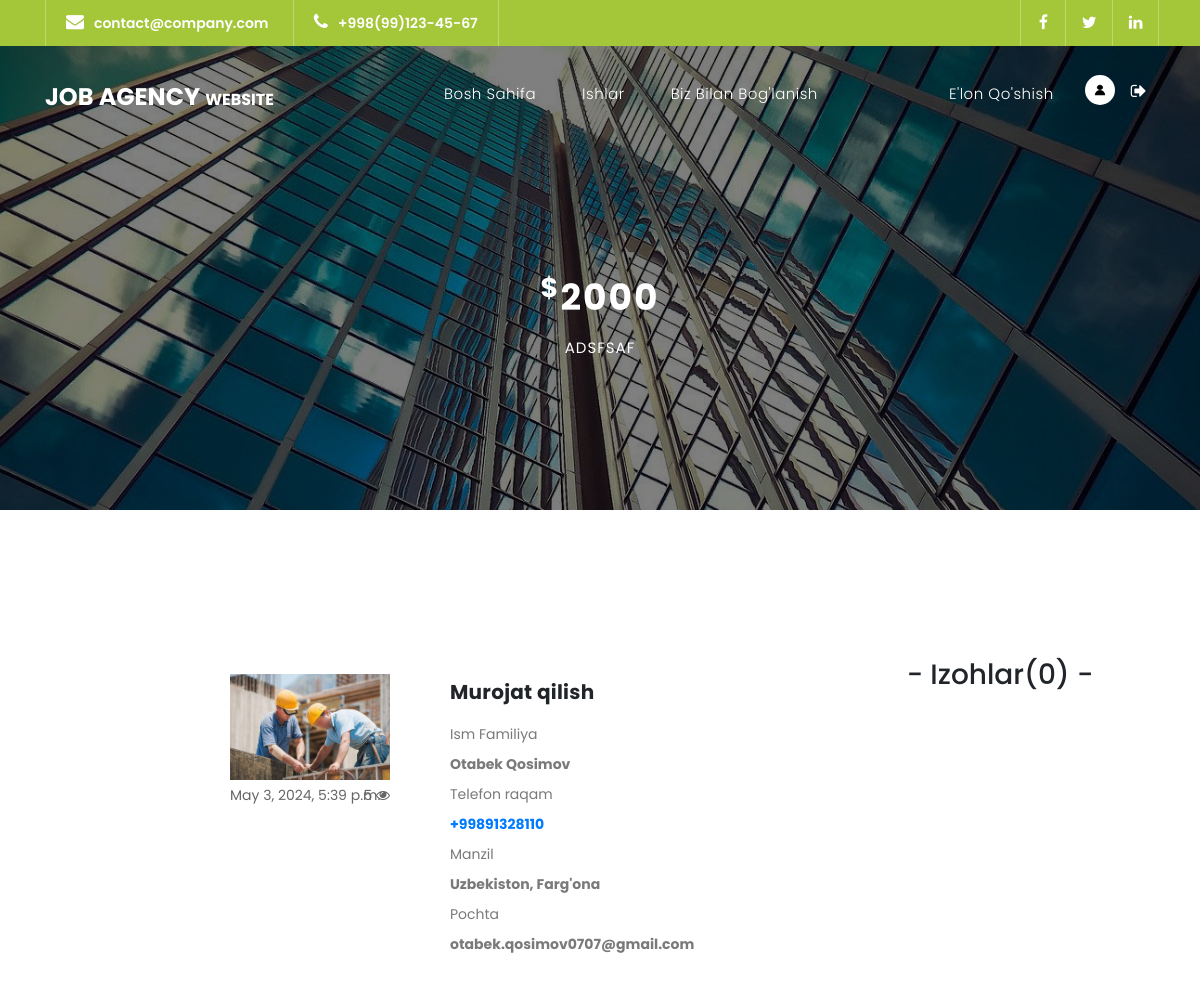
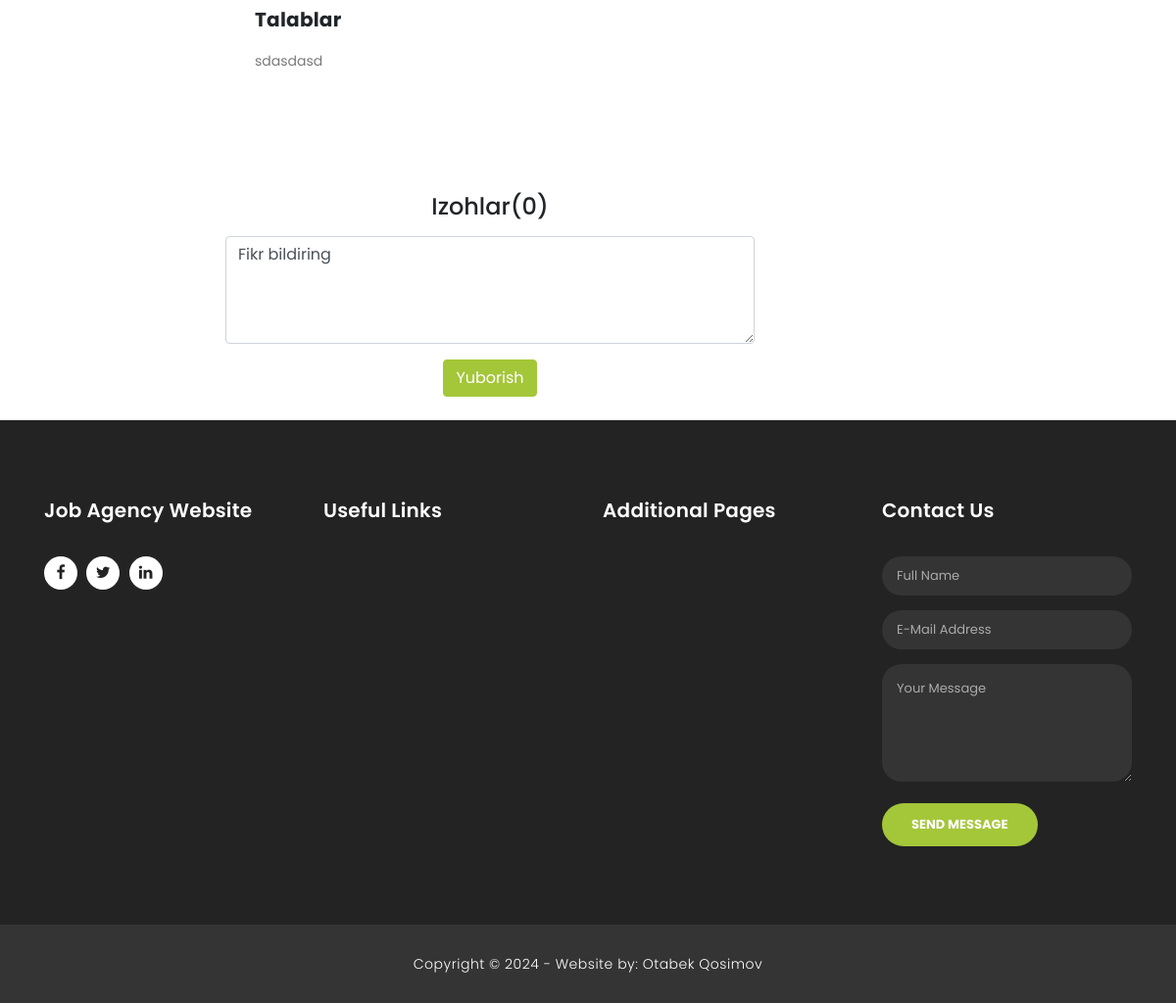
Page /job-detail/10/ (signed in) on the committed database (2 pictures, top to bottom).
### jobs/models.py (models this page shows, shortened)
class Jobs(models.Model):
    name = models.CharField(max_length=100, verbose_name="ish")
    category = models.ForeignKey(Category, on_delete=models.CASCADE, verbose_name="Yo'nalish")
    deman = models.TextField(verbose_name="Talab")
    salary = models.IntegerField(verbose_name="Maosh")
    author = models.ForeignKey(User, on_delete=models.CASCADE, verbose_name="Muallif")
    views = models.IntegerField(default=0)
    created = models.DateTimeField(auto_now_add=True)
    updated = models.DateTimeField(auto_now=True)

class Category(models.Model):
    name = models.CharField(max_length=50, verbose_name="Yo'nalish")
    photo = models.ImageField(upload_to='jobs_photo/')

class UserProfile(models.Model):
    user = models.OneToOneField(User, on_delete=models.CASCADE)
    addres = models.CharField(max_length=100, verbose_name="Manzil", null=True, blank=True)
    phone = models.CharField(max_length=14, verbose_name="Telefon raqam", null=True, blank=True)
    email = models.CharField(max_length=50, null=True, blank=True)
    photo = models.ImageField(upload_to='profile/', null=True, blank=True)

### jobs/views.py (the view, shortened to what this page needs)
# urls.py: path('job-detail/<int:id>/', job_detail, name='job-detail'),
def job_detail(request, id):
    job = Jobs.objects.get(id=id)
    comments = Comments.objects.filter(job=job)
    user = User.objects.get(username=request.user.username)
    user1 = UserProfile.objects.get(user=user)
    job.views += 1
    job.save()
    ctx = {
        'job': job,
        'comments': comments,
        'user': user,
        'user1': user1,
        'title': job.name
    }
    return render(request, 'jobs/job-details.html', ctx)

### templates/jobs/job-details.html (shortened to what this page needs)
{% extends 'base.html' %}
{% block content %}
<div class="page-heading header-text">
    <div class="container">
        <div class="row">
            <div class="col-md-12">
                <h1><sup>$</sup>{{job.salary}} </h1>
                <span>{{job.name}}</span>
            </div>
        </div>
    </div>
</div>
<div class="d-flex justify-content-between">
    <div class="col-6" style="margin-left: 200px;">
        <div class="services">
            <div class="container">
                <div class="row">
                    <div class="col-md-4">
                        <br>
                        <div>
                            <img src="{{ job.category.photo.url }}" alt="" class="img-fluid wc-image">
                            <div>
                                <p>{{job.updated}}</p>
                            </div>
                            <div style="text-align: right; margin-top:-30px;">
                                <p>
                                {{job.views}}
                                    <i class="fa fa-eye"></i></p>
                            </div>
                        </div>
                        <br>
                    </div>
                    <div class="col-lg-4" style="margin-right: -100px;">
                        <div class="tabs-content">
                            <h4>Murojat qilish</h4>
                            <p>
                                <span>Ism Familiya</span>
                                <br>
                                <strong>{{user.first_name}} {{user.last_name}}</strong>
                            </p>
                            <p>
                                <span>Telefon raqam</span>
                                <br>
                                <strong>
                                    <a href="tel:{{user1.phone}}">{{user1.phone}}</a>
                                </strong>
                            </p>
                            <p>
                                <span>Manzil</span>
                                <br>
                                <strong>
                                    <a>{{user1.addres}}</a>
                                </strong>
                            </p>
                            <p>
                                <span>Pochta</span>
                                <br>
                                <strong>
                                    <a>{{user1.email}}</a>
                                </strong>
                            </p>
                        </div>
                    </div>
                </div>
                <br>
                <div class="row">
                    <div class="col-lg-7">
                        <div class="tabs-content" style="display: block;">
                            <h4>Talablar</h4>
                            <p>{{job.deman}}</p>
                            <br>
                        </div>
                    </div>
                </div>
                <br>
                <br>
                <br>
                <br>
                <div>
                    <form method="post" class="text-center" style="">
                        <h4>Izohlar({{comments.all.count}})</h4>
                        <div data-mdb-input-init class="form-outline w-100 mt-3">
                <textarea class="form-control" id="textAreaExampl" name="text" rows="4"
                          style="background: #fff;">Fikr bildiring</textarea>
                        </div>
                        <div class="mt-3">
                            <button type="submit" class="btn btn-primary">Yuborish</button>
                        </div>
                    </form>
                </div>
                <br>
            </div>
        </div>
    </div>
    <div class="col-4" style="margin-top: 100px;">
        <section class="">
            <div class="container my-0  py-5">
                <div class="row d-flex justify-content-center">
                    <h3 class="text-center">- Izohlar({{comments.all.count}}) -</h3>
                    <div class="col-md-10 col-lg-8 col-xl-10">
                    </div>
                </div>
            </div>
        </section>
    </div>
</div>
{% endblock content %}

### static/assets/css/style.css (style rules this page uses)
body { font-family: 'Poppins', sans-serif; overflow-x: hidden; text-rendering: optimizeLegibility; -webkit-font-smoothing: antialiased; -moz-osx-font-smoothing: grayscale; }
p { margin-bottom: 0px; font-size: 14px; color: #666666; line-height: 30px; }
a { text-decoration: none!important; }
h1,h2,h3,h4,h5,h6 { margin: 0px; }
*, *:before, *:after { -webkit-box-sizing: border-box; box-sizing: border-box; -webkit-font-smoothing: antialiased; -moz-osx-font-smoothing: grayscale; }
.services { margin-top: 140px; }
.btn-primary { border-color: #a4c639; background-color: #a4c639; }
.page-heading { text-align: center; background-image: url(../images/banner-image-1-1920x500.jpg); background-position: center center; background-repeat: no-repeat; background-size: cover; padding: 230px 0px 150px 0px; color: #fff; position: relative; }
.page-heading .container { position: relative; z-index: 2; }
.page-heading:before { content: ''; position: absolute; top: 0; left: 0; right: 0; bottom: 0; background-color: rgba(0,0,0,0.5); z-index: 1; }
.page-heading h1 { text-transform: capitalize; font-size: 36px; font-weight: 700; letter-spacing: 2px; margin-bottom: 18px; }
.page-heading span { font-size: 15px; text-transform: uppercase; letter-spacing: 1px; color: #fff; display: block; }
.tabs-content { margin-left: 30px; text-align: left; display: inline-block; transition: all 0.3s; }
.tabs-content h4 { font-size: 20px; font-weight: 700; letter-spacing: 0.25px; margin-bottom: 15px; margin-top: 30px; }
.tabs-content p { font-size: 14px; color: #7a7a7a; margin-bottom: 0px; }

### rows in the picture
Jobs: salary "2000", name "ADSFSAF", category.photo (picture), updated "May 3, 2024, 5:39 p.m.", views "5", deman "sdasdasd"
UserProfile: phone "+99891328110", addres "Uzbekiston, Farg'ona", email "otabek.qosimov0707@gmail.com"

### other values in the picture
{{ user.first_name }} "Otabek"
{{ user.last_name }} "Qosimov"
{{ comments.all.count }} "0"
